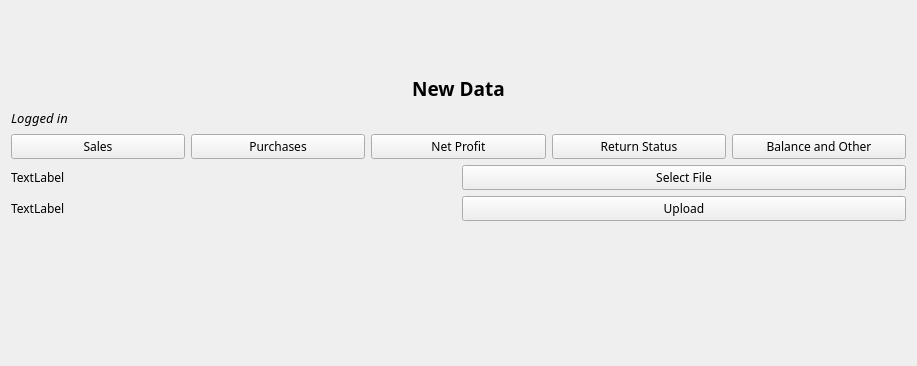
          <widget class="QWidget" name="pageNewEntry">
           <layout class="QFormLayout" name="formLayout_4">
            <item row="0" column="0">
             <spacer name="verticalSpacer_17">
              <property name="orientation">
               <enum>Qt::Vertical</enum>
              </property>
              <property name="sizeHint" stdset="0">
               <size>
                <width>20</width>
                <height>58</height>
               </size>
              </property>
             </spacer>
            </item>
            <item row="1" column="0" colspan="2">
             <layout class="QHBoxLayout" name="horizontalLayout_30">
              <property name="sizeConstraint">
               <enum>QLayout::SetFixedSize</enum>
              </property>
              <property name="topMargin">
               <number>0</number>
              </property>
              <item>
               <spacer name="horizontalSpacer_42">
                <property name="orientation">
                 <enum>Qt::Horizontal</enum>
                </property>
                <property name="sizeHint" stdset="0">
                 <size>
                  <width>268</width>
                  <height>20</height>
                 </size>
                </property>
               </spacer>
              </item>
              <item>
               <widget class="QLabel" name="label_92">
                <property name="font">
                 <font>
                  <family>Nokia Standard Multiscript</family>
                  <pointsize>14</pointsize>
                  <weight>75</weight>
                  <bold>true</bold>
                 </font>
                </property>
                <property name="text">
                 <string>New Data</string>
                </property>
                <property name="alignment">
                 <set>Qt::AlignCenter</set>
                </property>
               </widget>
              </item>
              <item>
               <spacer name="horizontalSpacer_43">
                <property name="orientation">
                 <enum>Qt::Horizontal</enum>
                </property>
                <property name="sizeHint" stdset="0">
                 <size>
                  <width>308</width>
                  <height>20</height>
                 </size>
                </property>
               </spacer>
              </item>
             </layout>
            </item>
            <item row="2" column="0" colspan="2">
             <layout class="QHBoxLayout" name="horizontalLayout_29">
              <item>
               <widget class="QLabel" name="labelusernewreg3_4">
                <property name="font">
                 <font>
                  <family>Nokia Standard Multiscript</family>
                  <pointsize>10</pointsize>
                  <italic>true</italic>
                 </font>
                </property>
                <property name="text">
                 <string>Logged in </string>
                </property>
               </widget>
              </item>
              <item>
               <spacer name="horizontalSpacer_41">
                <property name="orientation">
                 <enum>Qt::Horizontal</enum>
                </property>
                <property name="sizeHint" stdset="0">
                 <size>
                  <width>818</width>
                  <height>20</height>
                 </size>
                </property>
               </spacer>
              </item>
             </layout>
            </item>
            <item row="3" column="0" colspan="2">
             <layout class="QGridLayout" name="gridLayout_7">
              <item row="0" column="0">
               <widget class="QPushButton" name="pushButtonSalesEntry">
                <property name="font">
                 <font>
                  <family>Nokia Standard Multiscript</family>
                  <pointsize>9</pointsize>
                 </font>
                </property>
                <property name="text">
                 <string>Sales</string>
                </property>
               </widget>
              </item>
              <item row="0" column="1">
               <widget class="QPushButton" name="pushButtonPurchasesEntry">
                <property name="font">
                 <font>
                  <family>Nokia Standard Multiscript</family>
                  <pointsize>9</pointsize>
                 </font>
                </property>
                <property name="text">
                 <string>Purchases</string>
                </property>
               </widget>
              </item>
              <item row="0" column="2">
               <widget class="QPushButton" name="pushButtonNPentry">
                <property name="font">
                 <font>
                  <family>Nokia Standard Multiscript</family>
                  <pointsize>9</pointsize>
                 </font>
                </property>
                <property name="text">
                 <string>Net Profit</string>
                </property>
               </widget>
              </item>
              <item row="0" column="3">
               <widget class="QPushButton" name="pushButtonreturnstatusentry">
                <property name="font">
                 <font>
                  <family>Nokia Standard Multiscript</family>
                  <pointsize>9</pointsize>
                 </font>
                </property>
                <property name="text">
                 <string>Return Status</string>
                </property>
               </widget>
              </item>
              <item row="0" column="4">
               <widget class="QPushButton" name="pushButtonBlankFields">
                <property name="font">
                 <font>
                  <family>Nokia Standard Multiscript</family>
                  <pointsize>9</pointsize>
                 </font>
                </property>
                <property name="text">
                 <string>Balance and Other</string>
                </property>
               </widget>
              </item>
             </layout>
            </item>
            <item row="4" column="0" colspan="2">
             <layout class="QHBoxLayout" name="horizontalLayout_27">
              <item>
               <widget class="QLabel" name="labelNewEntry">
                <property name="font">
                 <font>
                  <family>Nokia Standard Multiscript</family>
                  <pointsize>9</pointsize>
                 </font>
                </property>
                <property name="text">
                 <string>TextLabel</string>
                </property>
               </widget>
              </item>
              <item>
               <widget class="QPushButton" name="pushButtonFileNewentry">
                <property name="font">
                 <font>
                  <family>Nokia Standard Multiscript</family>
                  <pointsize>9</pointsize>
                 </font>
                </property>
                <property name="text">
                 <string>Select File</string>
                </property>
               </widget>
              </item>
             </layout>
            </item>
            <item row="5" column="0" colspan="2">
             <layout class="QHBoxLayout" name="horizontalLayout_28">
              <item>
               <widget class="QLabel" name="labelUploadEntry">
                <property name="font">
                 <font>
                  <family>Nokia Standard Multiscript</family>
                  <pointsize>9</pointsize>
                 </font>
                </property>
                <property name="text">
                 <string>TextLabel</string>
                </property>
               </widget>
              </item>
              <item>
               <widget class="QPushButton" name="pushButtonuploadentry">
                <property name="font">
                 <font>
                  <family>Nokia Standard Multiscript</family>
                  <pointsize>9</pointsize>
                 </font>
                </property>
                <property name="text">
                 <string>Upload</string>
                </property>
               </widget>
              </item>
             </layout>
            </item>
            <item row="6" column="1">
             <spacer name="verticalSpacer_18">
              <property name="orientation">
               <enum>Qt::Vertical</enum>
              </property>
              <property name="sizeHint" stdset="0">
               <size>
                <width>869</width>
                <height>128</height>
               </size>
              </property>
             </spacer>
            </item>
           </layout>
          </widget>
